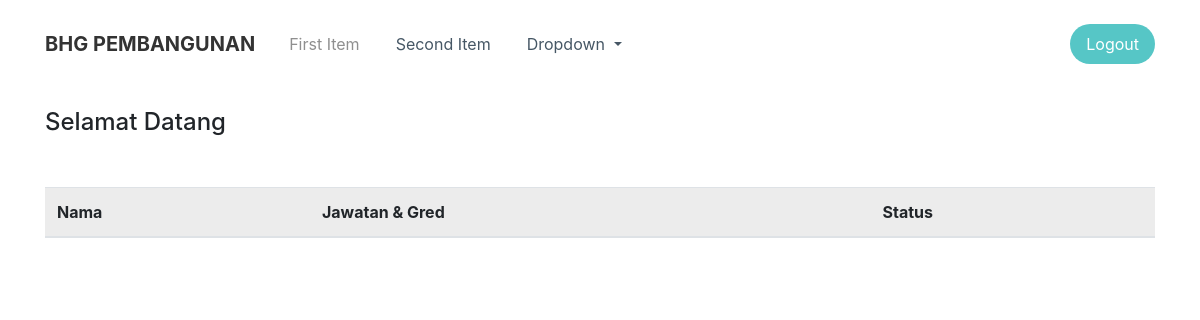
The page /senaraipegawai.php (signed in) on the database as committed earlier.
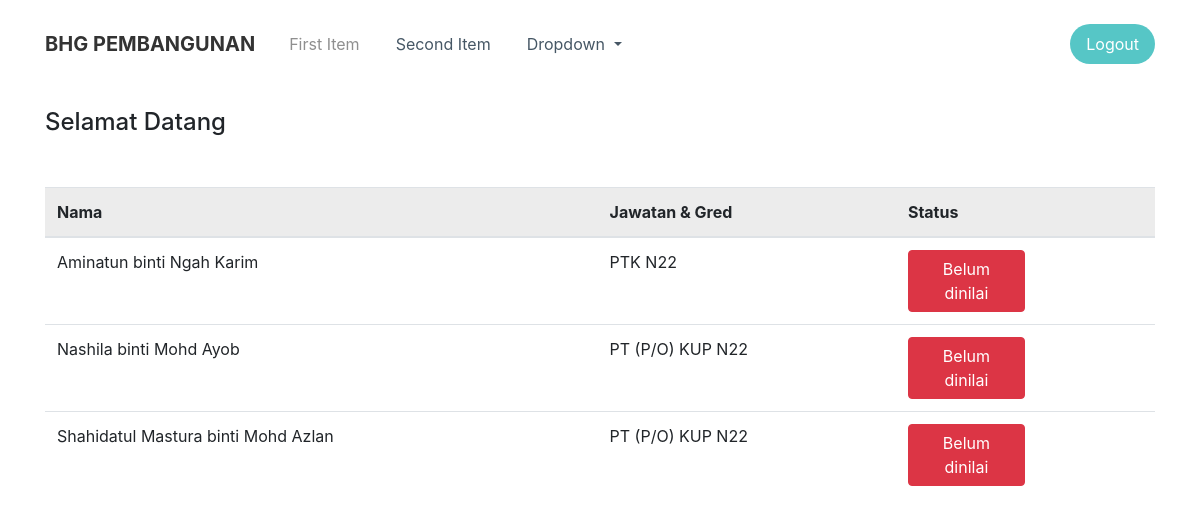
The same page on the database as committed later.
### tables this page shows
CREATE TABLE `pegawai` (
  `uid` int(150) NOT NULL,
  `kad_pengenalan` varchar(12) NOT NULL,
  `nama` tinytext NOT NULL,
  `jawatan` tinytext NOT NULL,
  `gred` tinytext NOT NULL,
  `cawangan_id` int(10) NOT NULL,
  `unit_id` int(10) DEFAULT NULL,
  `kumpulan_id` int(10) NOT NULL,
  `access_id` int(10) DEFAULT NULL
);

### senaraipegawai.php (the view, shortened to what this page needs)
<?php
include 'includes/header.usr.inc.php';
require 'includes/db.inc.php';
$unit_id = $_SESSION['unit_id'];
?>
<div class="container">
    <h4 style="margin-top: 20px;">Selamat Datang <?php echo $_SESSION['nama']; ?></h4>
    <div class="table-responsive" style="margin: 0px;margin-top: 50px;">
        <table class="table">
            <thead>
                <tr>
                    <th class="table-active">Nama</th>
                    <th class="table-active">Jawatan &amp; Gred</th>
                    <th class="table-active">Status</th>
                </tr>
            </thead>
            <tbody id="senarai-pegawai">
                <?php
                $sql = "SELECT * from pegawai WHERE unit_id=$unit_id AND kumpulan_id=2";
                $result = mysqli_query($db, $sql);
                $resultCheck = mysqli_num_rows($result);
                if ($resultCheck > 0) {
                    while ($row = mysqli_fetch_assoc($result)) {
                        echo "<tr>";
                        echo "<td>".$row['nama']."</td>";
                        echo "<td>".$row['jawatan']." ". $row['gred']."</td>";
                        echo "<td><button class='btn btn-danger' type='button' style='width: 117px;'>Belum dinilai</button></td>";
                        echo "</tr>";
                    }
                }
                ?>
            </tbody>
        </table>
    </div>
</div>
<?php
include 'includes/footer.usr.inc.php';
?>

### includes/header.usr.inc.php (shortened to what this page needs)
<!DOCTYPE html>
<html>
<head>
    <link rel="stylesheet" href="assets/bootstrap/css/bootstrap.min.css">
    <link rel="stylesheet" href="assets/fonts/ionicons.min.css">
    <link rel="stylesheet" href="https://cdnjs.cloudflare.com/ajax/libs/Swiper/3.3.1/css/swiper.min.css">
    <link rel="stylesheet" href="https://cdnjs.cloudflare.com/ajax/libs/font-awesome/4.7.0/css/font-awesome.min.css">
    <link rel="stylesheet" href="assets/css/Login-Form-Clean.css">
    <link rel="stylesheet" href="assets/css/Login-Form-Dark.css">
    <link rel="stylesheet" href="assets/css/Navigation-with-Button-1.css">
    <link rel="stylesheet" href="assets/css/Navigation-with-Button.css">
    <link rel="stylesheet" href="assets/css/Simple-Slider.css">
    <link rel="stylesheet" href="assets/css/styles.css">
</head>
<body>
    <div>
        <nav class="navbar navbar-light navbar-expand-md navigation-clean-button">
            <div class="container"><a class="navbar-brand" href="index.html">BHG PEMBANGUNAN</a>
                <div class="collapse navbar-collapse" id="navcol-1">
                    <ul class="nav navbar-nav mr-auto">
                        <li class="nav-item" role="presentation"><a class="nav-link active" href="#">First Item</a></li>
                        <li class="nav-item" role="presentation"><a class="nav-link" href="#">Second Item</a></li>
                        <li class="dropdown nav-item"><a class="dropdown-toggle nav-link" data-toggle="dropdown" aria-expanded="false" href="#">Dropdown </a>
                        </li>
                    </ul><span class="navbar-text actions"> <a class="btn btn-light action-button" role="button" href="index.html">Logout</a></span>
                </div>
            </div>
        </nav>
    </div>

### includes/footer.usr.inc.php (shortened to what this page needs)
</body>
</html>

### assets/css/Navigation-with-Button-1.css (style rules this page uses)
.navigation-clean-button { background: #fff; padding-top: .75rem; padding-bottom: .75rem; color: #333; border-radius: 0; box-shadow: none; border: none; margin-bottom: 0; }
@media (min-width:768px) { .navigation-clean-button { padding-top: 1rem; padding-bottom: 1rem; } }
.navigation-clean-button .navbar-brand { font-weight: bold; color: inherit; }
.navigation-clean-button .navbar-collapse, .navigation-clean-button .form-inline { border-top-color: #ddd; }
.navigation-clean-button .navbar-nav a.active, .navigation-clean-button .navbar-nav > .show > a { background: none; box-shadow: none; }
.navigation-clean-button.navbar-light .navbar-nav a.active, .navigation-clean-button.navbar-light .navbar-nav a.active:focus, .navigation-clean-button.navbar-light .navbar-nav a.active:hover { color: #8f8f8f; box-shadow: none; background: none; pointer-events: none; }
.navigation-clean-button.navbar .navbar-nav .nav-link { padding-left: 18px; padding-right: 18px; }
.navigation-clean-button.navbar-light .navbar-nav .nav-link { color: #465765; }
.navigation-clean-button .navbar-text .action-button, .navigation-clean-button .navbar-text .action-button:active, .navigation-clean-button .navbar-text .action-button:hover { background: #56c6c6; border-radius: 20px; font-size: inherit; color: #fff; box-shadow: none; border: none; text-shadow: none; padding: .5rem 1rem; transition: background-color 0.25s; font-size: inherit; }

### assets/css/Navigation-with-Button.css (style rules this page uses)
.navigation-clean-button { background: #ffffff; padding-top: .75rem; padding-bottom: .75rem; color: #333; border-radius: 0; box-shadow: none; border: none; margin-bottom: 0; }
@media (min-width:768px) { .navigation-clean-button { padding-top: 1rem; padding-bottom: 1rem; } }
.navigation-clean-button .navbar-brand { font-weight: bold; color: inherit; }
.navigation-clean-button .navbar-collapse, .navigation-clean-button .form-inline { border-top-color: #ddd; }
.navigation-clean-button .navbar-nav a.active, .navigation-clean-button .navbar-nav > .show > a { background: none; box-shadow: none; }
.navigation-clean-button.navbar-light .navbar-nav a.active, .navigation-clean-button.navbar-light .navbar-nav a.active:focus, .navigation-clean-button.navbar-light .navbar-nav a.active:hover { color: #8f8f8f; box-shadow: none; background: none; pointer-events: none; }
.navigation-clean-button.navbar .navbar-nav .nav-link { padding-left: 18px; padding-right: 18px; }
.navigation-clean-button.navbar-light .navbar-nav .nav-link { color: #465765; }
.navigation-clean-button .navbar-text .action-button, .navigation-clean-button .navbar-text .action-button:active, .navigation-clean-button .navbar-text .action-button:hover { background: #56c6c6; border-radius: 20px; font-size: inherit; color: #fff; box-shadow: none; border: none; text-shadow: none; padding: .5rem 1rem; transition: background-color 0.25s; font-size: inherit; }

Rows that differ between the two databases and show on the page:
added pegawai: nama "Aminatun binti Ngah Karim", jawatan "PTK", gred "N22"
added pegawai: nama "Nashila binti Mohd Ayob", jawatan "PT (P/O)", gred "KUP N22"
added pegawai: nama "Shahidatul Mastura binti Mohd Azlan", jawatan "PT (P/O)", gred "KUP N22"
